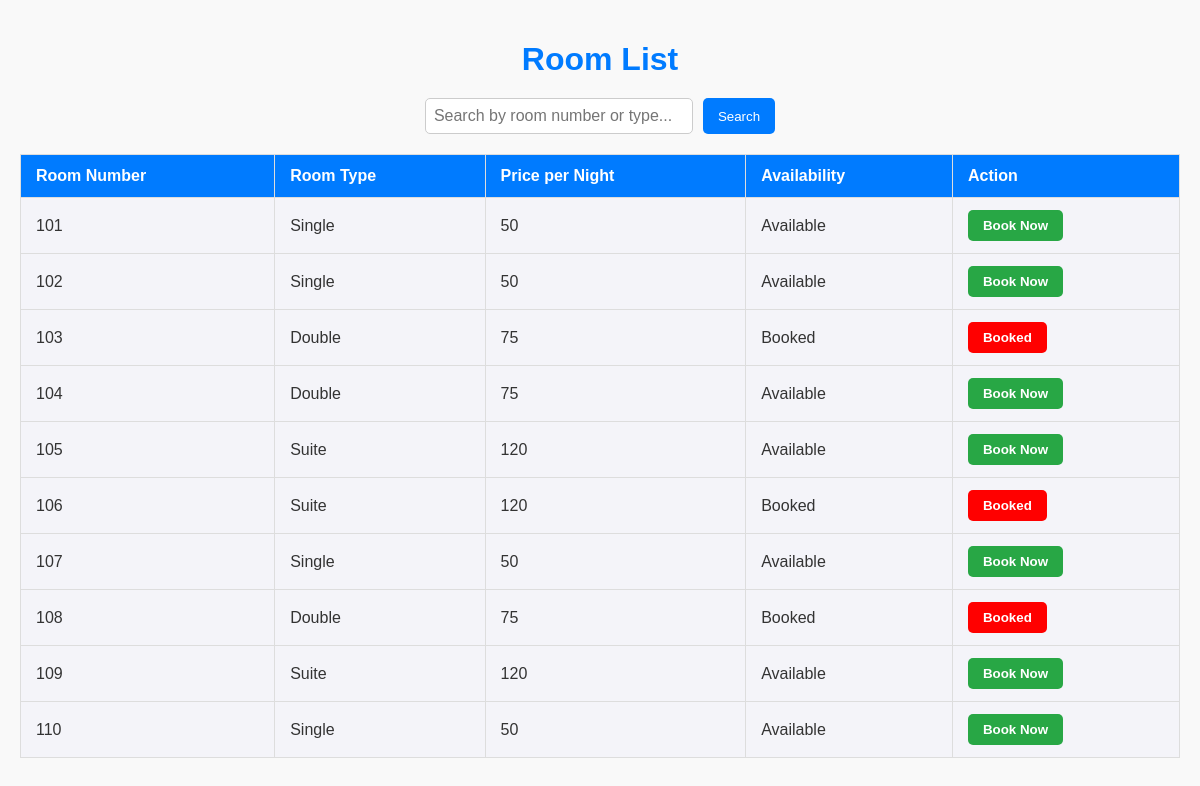
Screenshot of /room.php with the database file from the repository.
### tables this page shows
CREATE TABLE `rooms` (
  `RoomID` int(11) NOT NULL,
  `RoomNumber` varchar(10) NOT NULL,
  `RoomType` varchar(50) NOT NULL,
  `Description` text DEFAULT NULL,
  `Capacity` int(11) DEFAULT NULL,
  `Amenities` text DEFAULT NULL,
  `PricePerNight` float DEFAULT NULL,
  `IsAvailable` tinyint(1) DEFAULT NULL
);

### room.php (the view, shortened to what this page needs)
<?php
$servername = "localhost";
$username = "root";
$password = "";
$dbname = "Hotel_DB";
$conn = new mysqli($servername, $username, $password, $dbname);
$searchQuery = "";
$sql = "SELECT * FROM Rooms WHERE RoomNumber LIKE ? OR RoomType LIKE ?";
$stmt = $conn->prepare($sql);
$searchParam = "%" . $searchQuery . "%";
$stmt->bind_param("ss", $searchParam, $searchParam);
$stmt->execute();
$result = $stmt->get_result();
?>
<!DOCTYPE html>
<html lang="en">
<head>
</head>
<body>
    <h1>Room List</h1>
    <form method="GET" class="search-form">
        <input
            type="text"
            name="search"
            class="search-input"
            placeholder="Search by room number or type..."
            value="<?php echo htmlspecialchars($searchQuery); ?>">
        <button type="submit" class="btn-search">Search</button>
    </form>
    <table>
        <thead>
            <tr>
                <th>Room Number</th>
                <th>Room Type</th>
                <th>Price per Night</th>
                <th>Availability</th>
                <th>Action</th>
            </tr>
        </thead>
        <tbody>
            <?php while ($row = $result->fetch_assoc()): ?>
                <tr>
                    <td><?php echo htmlspecialchars($row['RoomNumber']); ?></td>
                    <td><?php echo htmlspecialchars($row['RoomType']); ?></td>
                    <td><?php echo htmlspecialchars($row['PricePerNight']); ?></td>
                    <td><?php echo $row['IsAvailable'] ? 'Available' : 'Booked'; ?></td>
                    <td>
                        <?php if ($row['IsAvailable']): ?>
                            <button class="btn-book" onclick="openBookingPopup(<?php echo $row['RoomID']; ?>)">Book Now</button>
                        <?php else: ?>
                            <button class="btn-book booked" disabled>Booked</button>
                        <?php endif; ?>
                    </td>
                </tr>
            <?php endwhile; ?>
        </tbody>
    </table>
</body>
</html>

### room.php (style rules this page uses)
body { font-family: 'Arial', sans-serif; background-color: #f9f9f9; padding: 20px; margin: 0; color: #333; }
h1 { text-align: center; color: #007bff; margin-bottom: 20px; }
.search-form { display: flex; justify-content: center; margin-bottom: 20px; }
.search-input { padding: 8px; width: 250px; border: 1px solid #ccc; border-radius: 5px; font-size: 16px; }
.btn-search { padding: 8px 15px; background-color: #007bff; color: white; border: none; border-radius: 5px; cursor: pointer; margin-left: 10px; }
table { width: 100%; border-collapse: collapse; margin-top: 20px; }
table, th, td { border: 1px solid #ddd; }
th, td { padding: 12px 15px; text-align: left; }
th { background-color: #007bff; color: white; }
td { background-color: #f4f4f9; }
.btn-book { padding: 8px 15px; background-color: #28a745; color: white; border: none; border-radius: 5px; cursor: pointer; text-align: center; font-weight: bold; }
.booked { background-color: red; color: white; font-weight: bold; }

### rows the page displays
rooms: RoomNumber "101", RoomType "Single", PricePerNight "50", IsAvailable "Available"
rooms: RoomNumber "102", RoomType "Single", PricePerNight "50", IsAvailable "Available"
rooms: RoomNumber "103", RoomType "Double", PricePerNight "75", IsAvailable "Booked"
rooms: RoomNumber "104", RoomType "Double", PricePerNight "75", IsAvailable "Available"
rooms: RoomNumber "105", RoomType "Suite", PricePerNight "120", IsAvailable "Available"
rooms: RoomNumber "106", RoomType "Suite", PricePerNight "120", IsAvailable "Booked"
rooms: RoomNumber "107", RoomType "Single", PricePerNight "50", IsAvailable "Available"
rooms: RoomNumber "108", RoomType "Double", PricePerNight "75", IsAvailable "Booked"
rooms: RoomNumber "109", RoomType "Suite", PricePerNight "120", IsAvailable "Available"
rooms: RoomNumber "110", RoomType "Single", PricePerNight "50", IsAvailable "Available"
